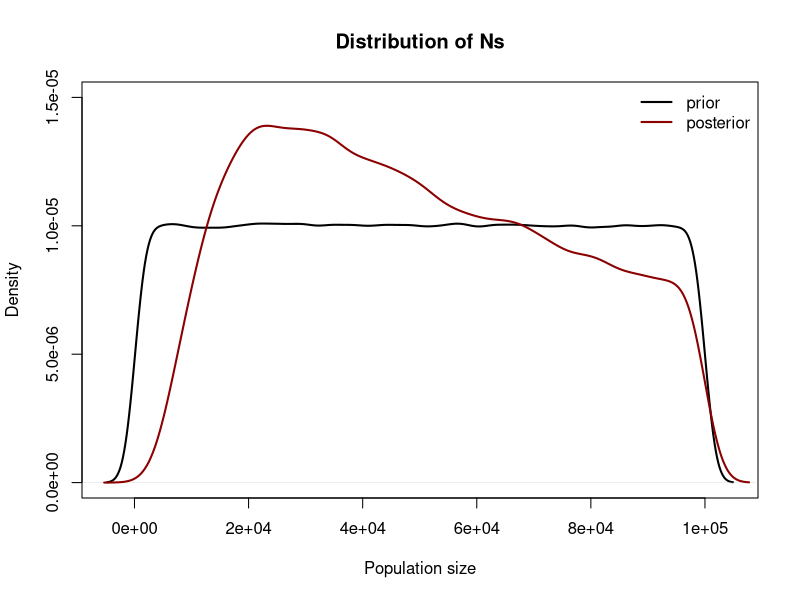
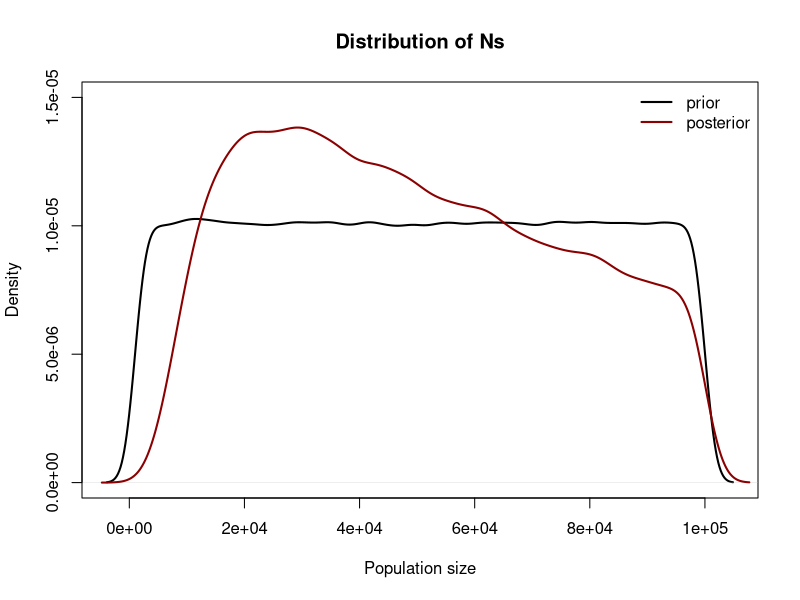
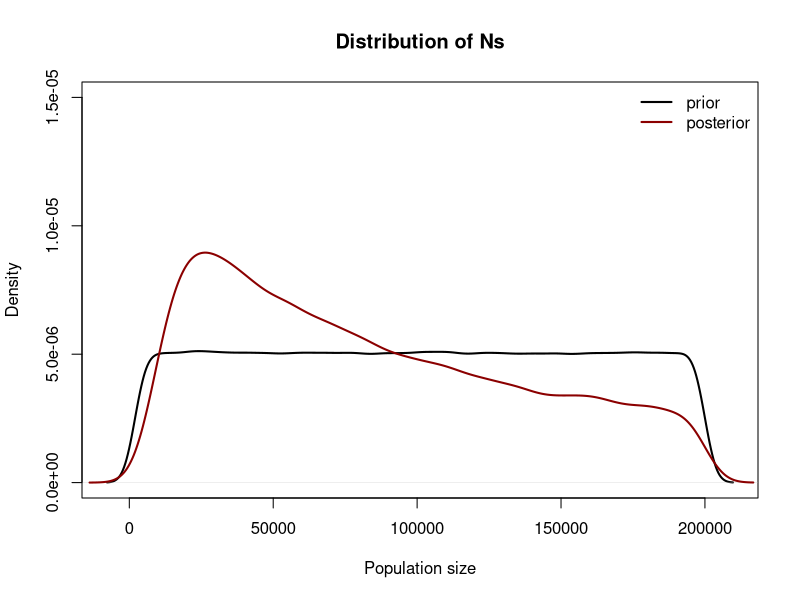
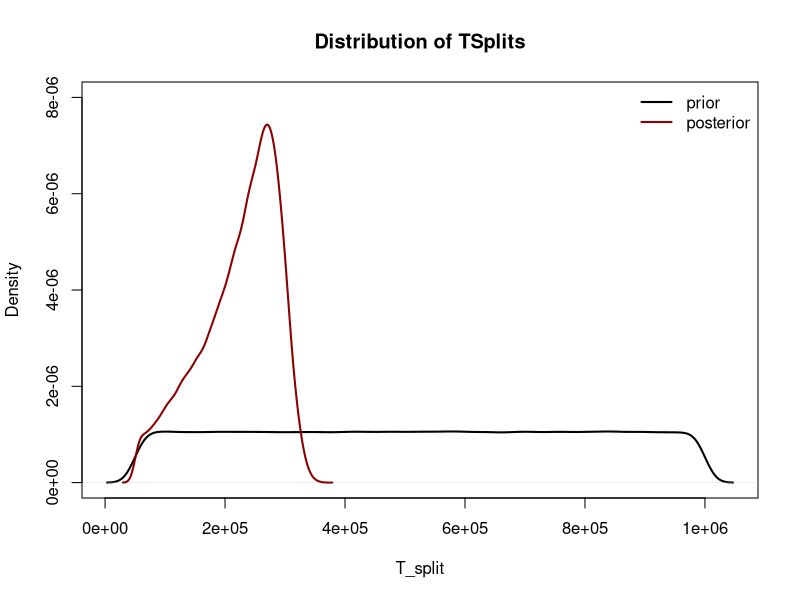
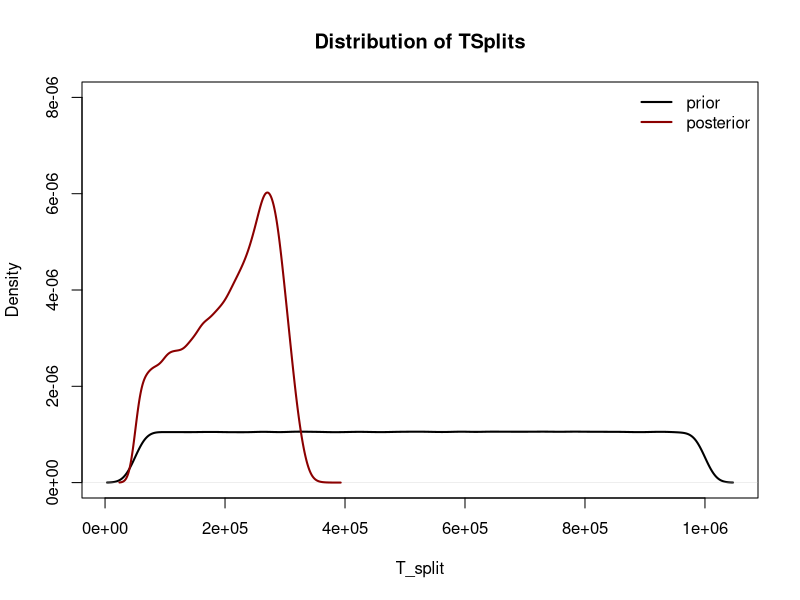

Reproduce these figures in R, in order.
## ---- chunk 1
# Draw Ns from distribution --------
reps <- 1e6
min = 100; max = 100000
N <- runif(reps, min, max)
# Mean should be min+max/2
(min+max)/2; mean(N)
## ---- chunk 2
# Generate coalescent times ---------
rates <- 1/(N) # Only 1 Y chromosome in males...
coal_times <- rexp(reps, rates)
# Mean should be the same as mean(N)
mean(coal_times)
## ---- chunk 3
# Generate SNPs -----------
mu <- 1e-8
bps <- 100000
net_mutation_rates <- 2*mu*bps*coal_times
num_snps <- rpois(reps, net_mutation_rates)
# Mean should be approx 2Nu
mean(2*(N)*mu*bps); mean(num_snps)
## ---- chunk 4
lineages <- cbind(N, coal_times, num_snps)

# Subset to the draws of N that gave rise to 45-55 SNPs
accept <- subset(lineages, lineages[,3] < 56 & lineages[,3] > 44)

# Make sure it worked
min(accept[,3]); max(accept[,3])

# Proportion of samples we keep 
nrow(accept)/reps
## ---- chunk 5
# Plot
plot(density(N), lwd = 2, ylim = c(0, 0.000015), main = "Distribution of Ns", xlab = "Population size")
lines(density(accept[,1]), col = "darkred", lwd = 2)
legend("topright", lty = 1, col = c("black", "darkred"), legend = c("prior", "posterior"), 
       bty = "n", lwd = 2)
## ---- chunk 6
# Metrics on accepted Ns
med <- median(accept[,1]); med
quantile(accept[,1], c(0.025, 0.975))
## ---- chunk 7
# Draw Ns from distribution --------
reps <- 1e6
min = 1000; max = 100000
N <- runif(reps, min, max)
# Mean should be min+max/2
print("Expected and real Mean N");(min+max)/2; mean(N)
# Generate coalescent times ---------
rates <- 1/(N) # Only 1 Y chromosome in males...
coal_times <- rexp(reps, rates)
# Mean should be the same as mean(N)
print("Mean coal time"); mean(coal_times)
# Generate SNPs -----------
mu <- 1e-8
bps <- 100000
net_mutation_rates <- 2*mu*bps*coal_times
num_snps <- rpois(reps, net_mutation_rates)
# Mean should be approx 2Nu
print("Expected and real mean Num SNPs");mean(2*(N)*mu*bps); mean(num_snps)
lineages <- cbind(N, coal_times, num_snps)

# Subset to the draws of N that gave rise to 45-55 SNPs
accept <- subset(lineages, lineages[,3] < 56 & lineages[,3] > 44)

# Make sure it worked
print("Min and Max SNPs in accepts");min(accept[,3]); max(accept[,3])

# Proportion of samples we keep 
print("Proportion of samples accepted");nrow(accept)/reps

# Plot
plot(density(N), lwd = 2, ylim = c(0, 0.000015), main = "Distribution of Ns", xlab = "Population size")
lines(density(accept[,1]), col = "darkred", lwd = 2)
legend("topright", lty = 1, col = c("black", "darkred"), legend = c("prior", "posterior"), 
       bty = "n", lwd = 2)

# Metrics on accepted Ns
print("Median value of accept"); med <- median(accept[,1]); med
print("95 CI of median"); quantile(accept[,1], c(0.025, 0.975))
## ---- chunk 8
# Draw Ns from distribution --------
reps <- 1e6
min = 1000; max = 100000
N <- runif(reps, min, max)
N <- 2*N
# Mean should be min+max/2
print("Expected and real Mean N");(min+max)/2; mean(N)
# Generate coalescent times ---------
rates <- 1/(N) # Only 1 Y chromosome in males...
coal_times <- rexp(reps, rates)
# Mean should be the same as mean(N)
print("Mean coal time"); mean(coal_times)
# Generate SNPs -----------
mu <- 1e-8
bps <- 100000
net_mutation_rates <- 2*mu*bps*coal_times
num_snps <- rpois(reps, net_mutation_rates)
# Mean should be approx 2Nu
print("Expected and real mean Num SNPs");mean(2*(N)*mu*bps); mean(num_snps)
lineages <- cbind(N, coal_times, num_snps)

# Subset to the draws of N that gave rise to 45-55 SNPs
accept <- subset(lineages, lineages[,3] < 56 & lineages[,3] > 44)

# Make sure it worked
print("Min and Max SNPs in accepts");min(accept[,3]); max(accept[,3])

# Proportion of samples we keep 
print("Proportion of samples accepted");nrow(accept)/reps

# Plot
plot(density(N), lwd = 2, ylim = c(0, 0.000015), main = "Distribution of Ns", xlab = "Population size")
lines(density(accept[,1]), col = "darkred", lwd = 2)
legend("topright", lty = 1, col = c("black", "darkred"), legend = c("prior", "posterior"), 
       bty = "n", lwd = 2)

# Metrics on accepted Ns
print("Median value of accept"); med <- median(accept[,1]); med
print("95 CI of median"); quantile(accept[,1], c(0.025, 0.975))


## ---- chunk 9
reps <- 1e6
min <- 50000
max <- 1000000
t_splits <- runif(reps, min, max)

N_anc <- 100000
rate <- 1/(N_anc) # Only 1 Y chromosome in males...
coal_times_pre_split <- rexp(reps, rate)

length(coal_times_pre_split) == length(t_splits)

coal_times <- coal_times_pre_split + t_splits


mu <- 1e-8
bps <- 100000
net_mutation_rates <- 2*mu*coal_times*bps
num_snps <- rpois(reps, net_mutation_rates)

lineages <- cbind(t_splits, coal_times, num_snps)
accepts <- subset(lineages, lineages[,3] > 549 & lineages[,3] < 651)
plot(density(lineages[,1]), ylim = c(0, 0.000008), lwd = 2, xlab = "T_split", 
     main = "Distribution of TSplits")
lines(density(accepts[,1]), lwd = 2, col = "darkred")
legend("topright", lty = 1, col = c("black", "darkred"), legend = c("prior", "posterior"), 
       bty = "n", lwd = 2)

mean(accepts[,1]); median(accepts[,1])
quantile(accepts[,1], probs = c(0.025, 0.975))
## ---- chunk 10

reps <- 1e6
min <- 50000
max <- 1000000
t_splits <- runif(reps, min, max)

N_anc <- runif(reps, min = 1000, max = 1000000) # This is different
rates <- 1/(N_anc) # Only 1 Y chromosome in males...
coal_times_pre_split <- rexp(reps, rates)

length(coal_times_pre_split) == length(t_splits)

coal_times <- coal_times_pre_split + t_splits


mu <- 1e-8
bps <- 100000
net_mutation_rates <- 2*mu*coal_times*bps
num_snps <- rpois(reps, net_mutation_rates)

lineages <- cbind(t_splits, coal_times, num_snps)
accepts <- subset(lineages, lineages[,3] > 549 & lineages[,3] < 651)
plot(density(lineages[,1]), ylim = c(0, 0.000008), lwd = 2, xlab = "T_split", 
     main = "Distribution of TSplits")
lines(density(accepts[,1]), lwd = 2, col = "darkred")
legend("topright", lty = 1, col = c("black", "darkred"), legend = c("prior", "posterior"), 
       bty = "n", lwd = 2)

mean(accepts[,1]); median(accepts[,1])
quantile(accepts[,1], probs = c(0.025, 0.975))
